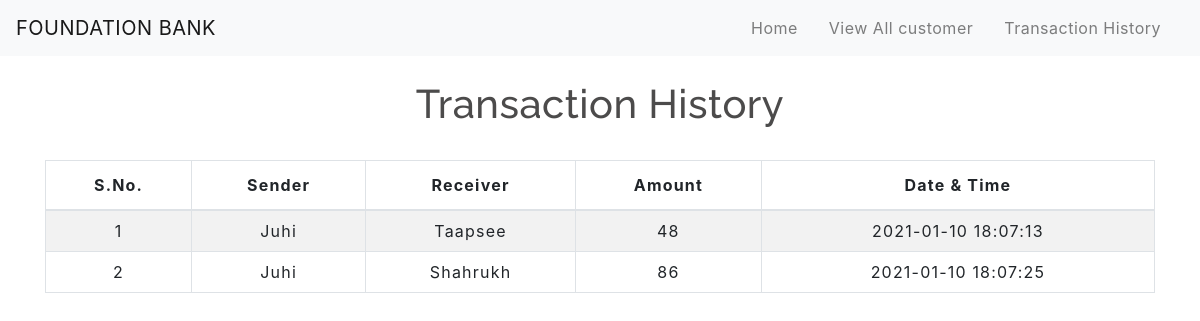
The page /transactionhistory.php on the database its author committed.
### tables this page shows
CREATE TABLE `transaction` (
  `sno` int(3) NOT NULL AUTO_INCREMENT,
  `sender` text NOT NULL,
  `receiver` text NOT NULL,
  `balance` int(8) NOT NULL,
  `datetime` datetime NOT NULL DEFAULT current_timestamp(),
  PRIMARY KEY (`sno`)
);

### transactionhistory.php (the view, shortened to what this page needs)
<!DOCTYPE html>
<html lang="en">
<head>
    <link rel="stylesheet" href="https://stackpath.bootstrapcdn.com/bootstrap/4.5.2/css/bootstrap.min.css">
    <link rel="stylesheet" type="text/css" href="css/table.css">
    <link rel="stylesheet" type="text/css" href="css/navbar.css">
</head>
<body>
<?php
  include 'navbar.php';
?>
	<div class="container">
        <h2 class="text-center pt-4">Transaction History</h2>
       <br>
       <div class="table-responsive-sm">
    <table class="table table-hover table-striped table-condensed table-bordered">
        <thead>
            <tr>
                <th class="text-center">S.No.</th>
                <th class="text-center">Sender</th>
                <th class="text-center">Receiver</th>
                <th class="text-center">Amount</th>
                <th class="text-center">Date & Time</th>
            </tr>
        </thead>
        <tbody>
        <?php
            include 'config.php';
            $sql ="select * from transaction";
            $query =mysqli_query($conn, $sql);
            while($rows = mysqli_fetch_assoc($query))
            {
        ?>
            <tr>
            <td class="py-2"><?php echo $rows['sno']; ?></td>
            <td class="py-2"><?php echo $rows['sender']; ?></td>
            <td class="py-2"><?php echo $rows['receiver']; ?></td>
            <td class="py-2"><?php echo $rows['balance']; ?> </td>
            <td class="py-2"><?php echo $rows['datetime']; ?> </td>
        <?php
            }
        ?>
        </tbody>
    </table>
    </div>
</div>
</body>
</html>

### css/table.css (style rules this page uses)
* { padding: 10; margin: 0; box-sizing: border-box;] }
h2 { font-size: 40px; }
table { letter-spacing: 1.2px; }
td { text-align: center; }

### css/navbar.css (style rules this page uses)
h2 { color: #4C4B4B; letter-spacing: 0.5px; font-family: raleway; }

### rows shown on the page
transaction: sno "1", sender "Juhi", receiver "Taapsee", balance "48", datetime "2021-01-10 18:07:13"
transaction: sno "2", sender "Juhi", receiver "Shahrukh", balance "86", datetime "2021-01-10 18:07:25"
